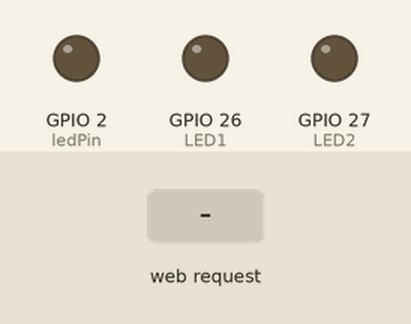
The sketch below on a simulated ESP32. Parts: output pins drawn as LEDs (lit = HIGH). Dashed ring = blinking. Inputs (shaded band) come from the test bench. WiFi joins after 1.5 s; servers stay silent unless stated; what the sketch prints to the serial monitor is not drawn.

Above: at 0.1 s.
At 2.25 s:
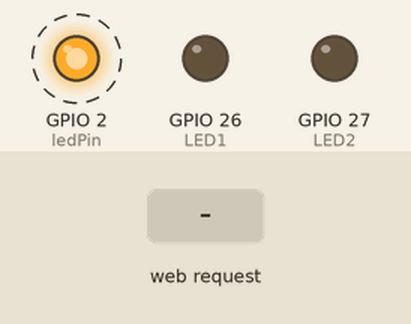
2.8 s: HTTP request GET /setLED?LEDstate=26ON received
5.8 s: HTTP request GET /setLED?LEDstate=26OFF received
Timing chart, 0 to 14.8 s (numbered marks = the images above; inputs shaded):
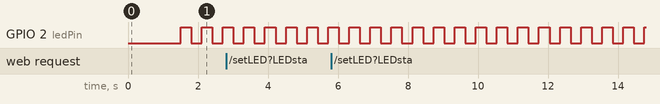

The sketch:

esp32_webserver_index_header.ino
```cpp
/*
 * ESP32 NodeMCU AJAX Demo
 * Updates and Gets data from webpage without page refresh
 */
#include <WiFi.h>
#include <WiFiClient.h>
#include <WebServer.h>

#include "index.h"  //Web page header file

WebServer server(80);

//Enter your SSID and PASSWORD
const char* ssid = "OPPO F9";
const char* password = "12345678";

//Global Variable
//===============================================================
unsigned long ledTick=0;

//GPIO Mapping
//===============================================================
const byte LED1 = 26;
const byte LED2 = 27;
const byte ledPin = 2;

//===============================================================
// This routine is executed when you open its IP in browser
//===============================================================
void handleRoot() {
 String s = MAIN_page; //Read HTML contents
 server.send(200, "text/html", s); //Send web page
}

void handleADC() {
 int a = analogRead(35);
 String adcValue = String(a);

 server.send(200, "text/plane", adcValue); //Send ADC value only to client ajax request
}

void handleLED() {
 String ledState = "OFF";
 String t_state = server.arg("LEDstate"); //Refer  xhttp.open("GET", "setLED?LEDstate="+led, true);
 Serial.println(t_state);
 if(t_state == "26/on")
 {
  digitalWrite(LED1,HIGH); //LED ON
  ledState = "26ON"; //Feedback parameter
 }
 else if(t_state =="26/off")
 {
  digitalWrite(LED1,LOW); //LED OFF
  ledState = "26OFF"; //Feedback parameter
 }
 else if(t_state =="27/on")
 {
  digitalWrite(LED2,HIGH); //LED ON
  ledState = "27ON"; //Feedback parameter
 }
 else if(t_state =="27/off")
 {
  digitalWrite(LED2,LOW); //LED ON
  ledState = "27OFF"; //Feedback parameter
 }

 server.send(200, "text/plane", ledState); //Send web page
}
//==============================================================
//                  SETUP
//==============================================================
void setup(void){
  Serial.begin(115200);

  WiFi.begin(ssid, password);     //Connect to your WiFi router
  Serial.println("");

  //Onboard LED port Direction output
  pinMode(ledPin,OUTPUT);
  pinMode(LED1,OUTPUT);
  pinMode(LED2,OUTPUT);

  // Wait for connection
  while (WiFi.status() != WL_CONNECTED) {
    delay(500);
    Serial.print(".");
  }

  //If connection successful show IP address in serial monitor
  Serial.println("");
  Serial.print("Connected to ");
  Serial.println(ssid);
  Serial.print("IP address: ");
  Serial.println(WiFi.localIP());  //IP address assigned to your ESP

  server.on("/", handleRoot);      //Which routine to handle at root location. This is display page
  server.on("/setLED", handleLED);
  server.on("/readADC", handleADC);

  server.begin();                  //Start server
  Serial.println("HTTP server started");
}
//==============================================================
//                     LOOP
//==============================================================
void loop(void){
  server.handleClient();          //Handle client requests
  if(millis()>ledTick){
    ledTick = millis()+300;
    digitalWrite(ledPin,digitalRead(ledPin)^1);
  }
}
```

index.h
```cpp
const char MAIN_page[] PROGMEM = R"=====(
<!DOCTYPE html>
<html>
<head>
<meta name="viewport" content="width=device-width,initial-scale=1"/>
</head>
<style>
html{
font-family:verdana;
font-size:110%;
text-align:center;
}
.button{
font-size:120%;
color:white;
background-color:green;
border:none;
margin:7px;
padding:13px;
padding-right:30px;
padding-left:30px;
}
.button2{
background-color:gray;
}
.stateFrame{
border-style: groove;
}
</style>
<body>

<div>
<h2>ESP32 NodeMCU Web Server</h1>
  <p class="stateFrame">LED 1 State - <span id="txt1">NA<span></p>
	<button type="button" class="button" onclick="sendData('26/on')">ON</button> <br>
	<button type="button" class="button button2" onclick="sendData('26/off')">OFF</button><br>
  <p class="stateFrame">LED 2 State - <span id="txt2">NA</span></p>
  <button type="button" class="button" onclick="sendData('27/on')">ON</button> <br>
  <button type="button" class="button button2" onclick="sendData('27/off')">OFF</button><br>
</div>

<div id="adcValue" style="border-style: groove;">
	ADC Value is : <span id="ADCValue">0</span><br>
</div>
<script>
function sendData(led) {
  var xhttp = new XMLHttpRequest();
  xhttp.onreadystatechange = function() {
    if (this.readyState == 4 && this.status == 200) {
      if(this.responseText =="26ON"){
      document.getElementById("txt1").innerHTML ="ON";
      }
      else if(this.responseText =="26OFF"){
      document.getElementById("txt1").innerHTML ="OFF";
      }
      else if(this.responseText =="27ON"){
      document.getElementById("txt2").innerHTML ="ON";
      }
      else if(this.responseText =="27OFF"){
      document.getElementById("txt2").innerHTML ="OFF";
      }
    }
  };

  xhttp.open("GET", "setLED?LEDstate="+led , true);
  xhttp.send();
}

setInterval(function() {
  // Call a function repetatively with 2 Second interval
  getData();
}, 2000); //2000mSeconds update rate

function getData() {
  var xhttp = new XMLHttpRequest();
  xhttp.onreadystatechange = function() {
    if (this.readyState == 4 && this.status == 200) {
      document.getElementById("ADCValue").innerHTML =
      this.responseText;
    }
  };
  xhttp.open("GET", "readADC", true);
  xhttp.send();
}
</script>
</body>
</html>
)=====";
```

Measured:
- by itself, GPIO 2 (ledPin): alternates HIGH for 0.30 s and LOW for 0.30 s
